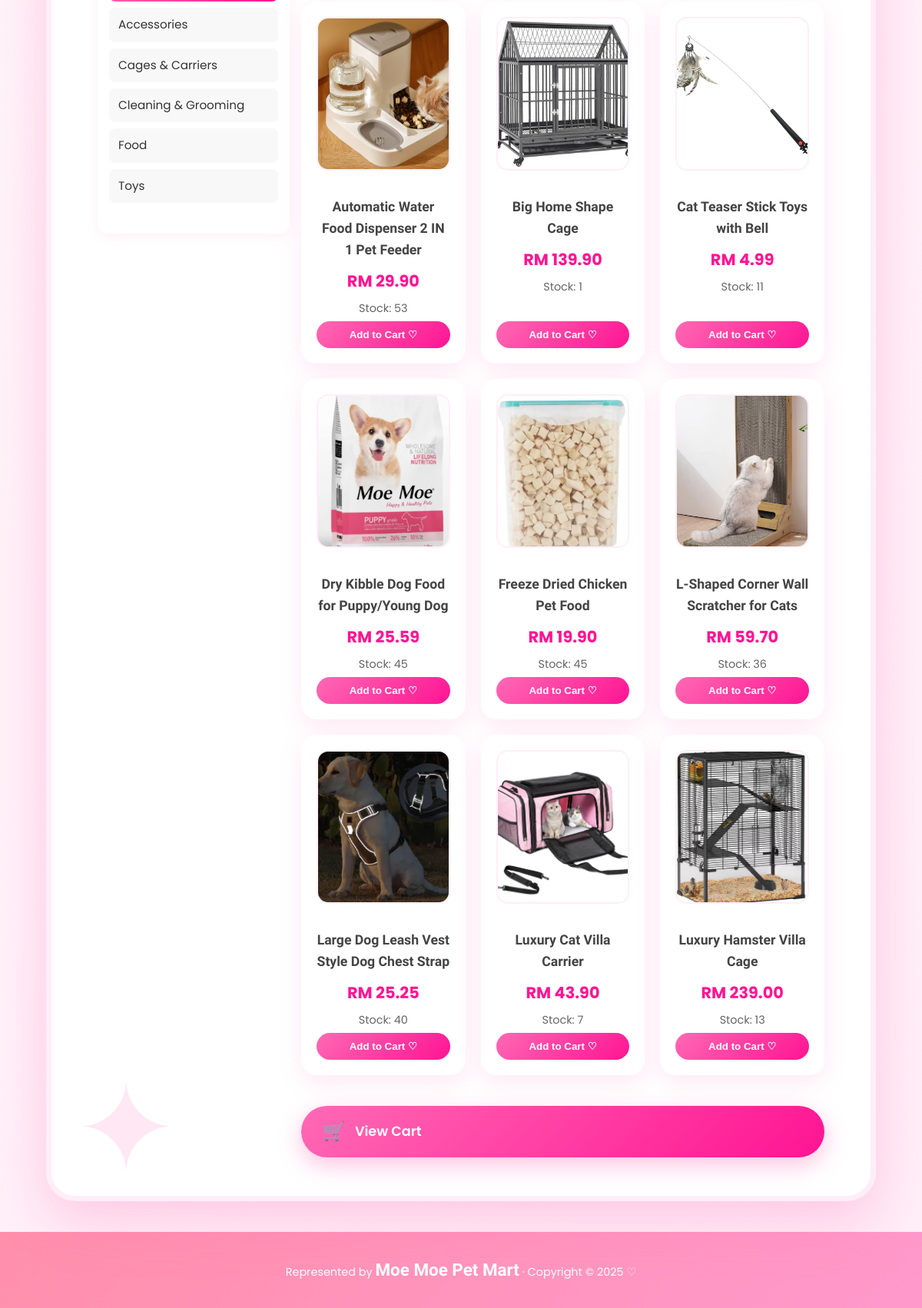
Page /member/products.php (lower part) on the earlier database version.
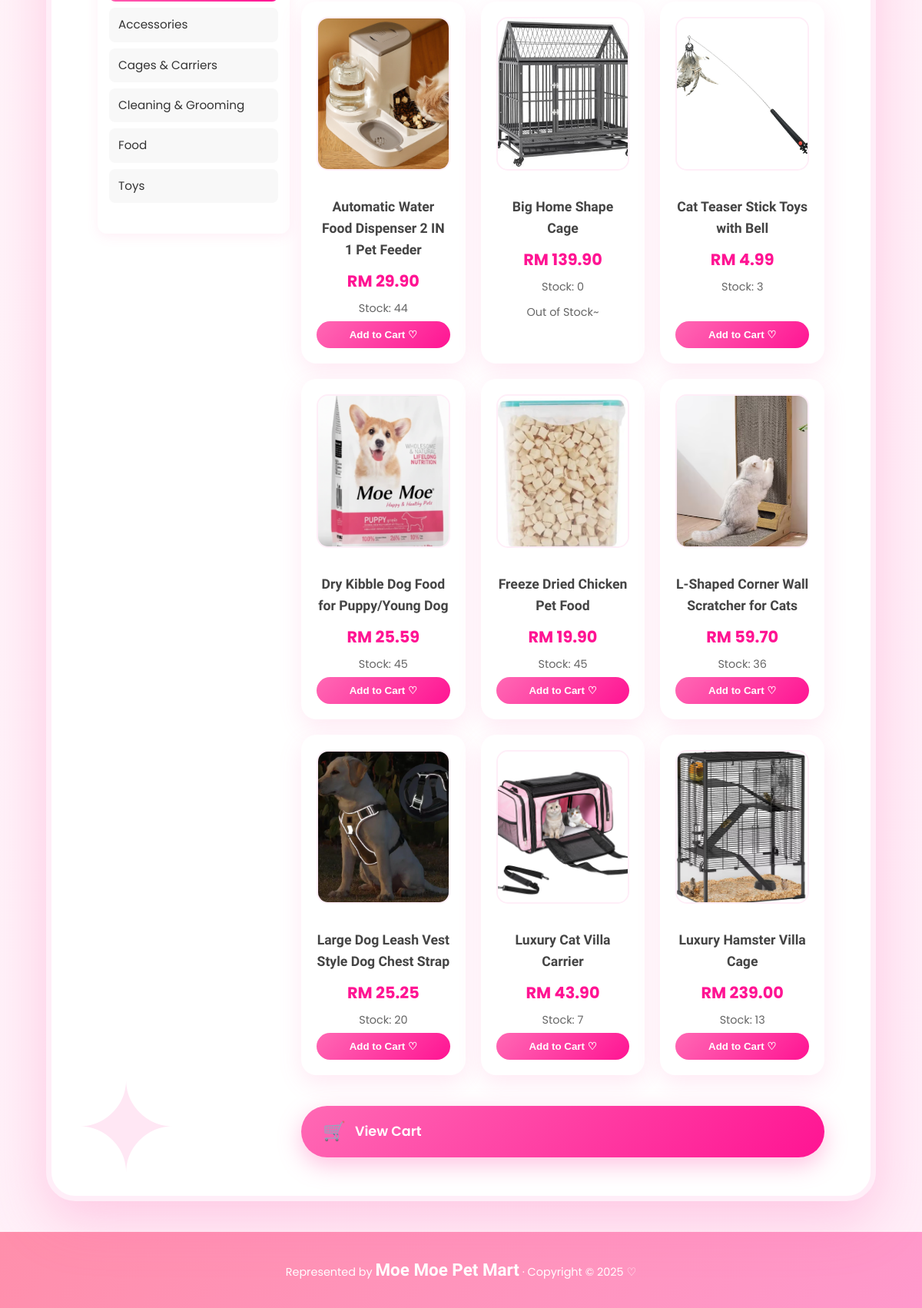
Same page on the later database version.
### tables this page shows
CREATE TABLE `product` (
  `product_id` int(11) NOT NULL,
  `product_code` varchar(20) NOT NULL,
  `product_name` varchar(200) NOT NULL,
  `description` text DEFAULT NULL,
  `price` decimal(10,2) NOT NULL,
  `stock_quantity` int(11) DEFAULT 0,
  `category_id` int(11) NOT NULL,
  `is_active` tinyint(1) DEFAULT 1,
  `created_at` datetime DEFAULT current_timestamp(),
  `updated_at` datetime DEFAULT current_timestamp() ON UPDATE current_timestamp(),
  `photo_name` varchar(255) NOT NULL,
  `average_rating` decimal(3,2) DEFAULT 0.00,
  `review_count` int(11) DEFAULT 0
);

### _base.php (called while the page is built, shortened)
<?php
function get($key, $value = null) {
    $value = $_GET[$key] ?? $value;
    return is_array($value) ? array_map('trim', $value) : trim($value);
}
function encode($value) {
    return htmlentities($value);
}
?>

### member/products.php (the view, shortened to what this page needs)
<?php
require '../_base.php';
$search = trim(get('search', ''));
$category = get('category', '');
$price_min = get('price_min', '');
$price_max = get('price_max', '');
$page = max(1, (int)get('page', 1));
$per_page = 9;
$offset = ($page - 1) * $per_page;
$sort = get('sort', 'relevance');
$order_by = 'p.product_name ASC';
$sales_join = '';
$where_conditions = ['p.is_active = 1'];
$where_clause = 'WHERE ' . implode(' AND ', $where_conditions);
$sql = "
    SELECT p.*, c.category_name
    FROM product p
    JOIN category c ON p.category_id = c.category_id
    $sales_join
    $where_clause
    ORDER BY $order_by
    LIMIT $offset, $per_page
";
$stm = $_db->prepare($sql);
$stm->execute();
$products = $stm->fetchAll();
$stm_cat = $_db->query("SELECT category_id, category_name FROM category ORDER BY category_name");
$categories = $stm_cat->fetchAll();
include '../_head.php';
?>
<div class="container">
    <div class="products-layout">
        <aside class="filter-sidebar">
            <div class="filter-section">
                <div class="category-list">
                    <?php foreach ($categories as $cat): ?>
                        <a href="?category=<?= $cat->category_id ?>&sort=<?= $sort ?>&page=1&search=<?= urlencode($search) ?>&price_min=<?= $price_min ?>&price_max=<?= $price_max ?>"
                           class="category-item <?= $category == $cat->category_id ? 'active' : '' ?>">
                            <?= encode($cat->category_name) ?>
                        </a>
                    <?php endforeach; ?>
                </div>
            </div>
        </aside>
        <div class="products-main">
    <div class="product-grid">
        <?php if (empty($products)): ?>
            <p>No products found~ Try another search! ♡</p>
        <?php else: ?>
            <?php foreach ($products as $p): ?>
                <div class="product-card">
                    <?php if ($p->photo_name): ?>
                        <a href="product_detail.php?id=<?= $p->product_id ?>">
                            <img src="/admin/uploads/products/<?= encode($p->photo_name) ?>" alt="<?= encode($p->product_name) ?>">
                        </a>
                    <?php endif; ?>
                    <a href="product_detail.php?id=<?= $p->product_id ?>">
                        <h3><?= encode($p->product_name) ?></h3>
                        <p class="price">RM <?= number_format($p->price, 2) ?></p>
                        <p>Stock: <?= $p->stock_quantity ?></p>
                    </a>
                    <?php if ($p->stock_quantity > 0): ?>
                        <button class="add-to-cart" data-id="<?= $p->product_id ?>" data-name="<?= encode($p->product_name) ?>" data-price="<?= $p->price ?>">
                            Add to Cart ♡
                        </button>
                    <?php else: ?>
                        <p>Out of Stock~</p>
                    <?php endif; ?>
                </div>
            <?php endforeach; ?>
        <?php endif; ?>
    </div>
    <?php
    $cart_items = 0;
    $cart_text = $cart_items > 0 ? "View Cart ($cart_items items)" : "View Cart";
    ?>
    <div class="cart-floating-btn">
        <a href="cart.php" class="moe-cart-btn">
            <span class="cart-icon">🛒</span>
            <span class="cart-text"><?= $cart_text ?></span>
        </a>
    </div>
</div>
<?php include '../_foot.php'; ?>

Differences in the rows shown:
changed product "Automatic Water Food Dispenser 2 IN 1 Pet Feeder": stock_quantity "53" → "44"
changed product "Big Home Shape Cage": stock_quantity "1" → "0"; stock_quantity "Add to Cart ♡" → "Out of Stock~"
changed product "Cat Teaser Stick Toys with Bell": stock_quantity "11" → "3"
changed product "Large Dog Leash Vest Style Dog Chest Strap": stock_quantity "40" → "20"
